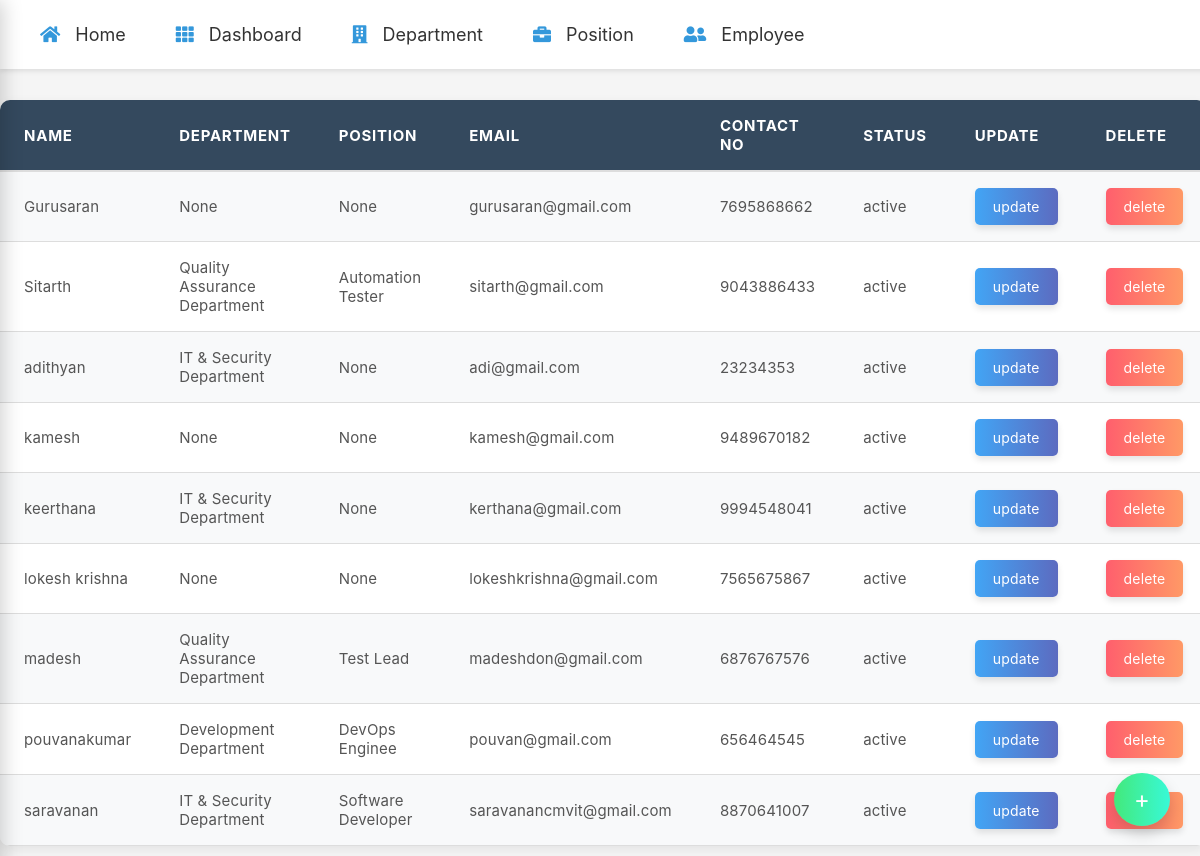
/emp_det, run on the app's committed database.
### base/models.py (models this page shows, shortened)
class EmpList(models.Model):
    GENDER_CHOICES = [
        ('male', 'Male'),
        ('female', 'Female'),
        ('other', 'Other'),
    ]
    COUNTRY_CHOICES = [
        ('IN', '+91'),  # India
        ('US', '+1'),   # United States
        ('AU', '+61'),  # Australia
        ('CA', '+1'),   # Canada
        ('UK', '+44'),  # United Kingdom
    ]
    name = models.CharField(max_length=255)
    gender = models.CharField(max_length=10, choices=GENDER_CHOICES)
    birthday = models.DateField()
    email = models.EmailField(unique=True)
    country_code = models.CharField(max_length=2, choices=COUNTRY_CHOICES)  # Country code
    contact_number = models.CharField(max_length=15)  # Adjust as necessary
    department = models.ForeignKey(Department,on_delete=models.SET_NULL, null=True, related_name='employees')
    position = models.ForeignKey(PositionList, on_delete=models.SET_NULL, null=True, related_name='employees')
    date_hired = models.DateField()
    monthly_salary = models.DecimalField(max_digits=10, decimal_places=2)
    status = models.BooleanField(default=True)  # Changed to BooleanField
    created = models.DateTimeField(auto_now_add=True, null=True)
    updated = models.DateTimeField(auto_now=True)
    class Meta:
        ordering = ['name']

class Department(models.Model):
    name = models.CharField(max_length=255, unique=True)
    description = models.TextField(blank=True, null=True)
    is_active = models.BooleanField(default=True)
    created = models.DateTimeField(auto_now_add=True, null=True)
    updated = models.DateTimeField(auto_now=True)
    class Meta:
        ordering = ['-updated', '-created']  # Existing ordering for Department
    def __str__(self):
        return self.name

class PositionList(models.Model):
    position = models.CharField(max_length=255)
    department = models.ForeignKey(Department,on_delete=models.SET_NULL, null=True, related_name='positions')
    description = models.TextField(blank=True, null=True)
    is_active = models.BooleanField(default=True)
    created = models.DateTimeField(auto_now_add=True, null=True)
    updated = models.DateTimeField(auto_now=True)
    class Meta:
        ordering = ['-updated', '-created']  # Existing ordering for PositionList
        unique_together = ('position', 'department')
    def __str__(self):
        return self.position

### base/views.py (the view)
# urls.py: path('emp_det',views.emp_data,name="emp_data"),
def emp_data(request):
    data = EmpList.objects.all()
    context = {'data':data}
    return render(request,'base/employee_templates/emp_det.html',context)

### base/templates/base/employee_templates/emp_det.html
{% extends 'nav_bar.html' %}
{% load static  %}
    {% block extra_css %}
        <link rel="stylesheet" type="text/css" href="{% static 'styles/table_style.css' %}">
    {% endblock %}
    {% block content %}
    <h1>Details of the employee</h1>
    <table class="styled-table">
        <tr>
            <th>Name</th>
            <th>department</th>
            <th>position</th>
            <th>Email</th>
            <th>Contact no</th>
            <th>status</th>
            <th>update</th>
            <th>delete</th>
        </tr>
    {% for i in data %}
        <tr>
            <td>{{i.name}}</td>
            <td>{{i.department}}</td>
            <td>{{i.position}}</td>
            <td>{{i.email}}</td>
            <td>{{i.contact_number}}</td>
            {% if i.status %}
                <td>active</td>
            {% else %}
                <td>inactive</td>
            {% endif %}
            <td>
                <a class="btn-update" href="{% url 'update_emp_page' i.id %}">update</a>
            </td>
            <td>
                <a class="btn-delete" href="{% url 'delete_emp_page' i.id %}">delete</a>
            </td>
        </tr>
    {% endfor %}
</table>
    <a  id ='id1' href="{% url 'create_emp' %}">+</a>
    {% endblock %}

### static/styles/table_style.css (style rules this page uses)
body { font-family: -apple-system, BlinkMacSystemFont, "Segoe UI", "Helvetica Neue", Arial, sans-serif; background-color: #f5f5f5; }
.styled-table { width: 95%; max-width: 1200px; margin: 40px auto 10px auto; border-spacing: 0; border-collapse: collapse; background-color: #ffffff; color: #333333; box-shadow: 0 4px 12px rgba(0, 0, 0, 0.07); border-radius: 10px; overflow: hidden; transition: transform 0.3s ease, box-shadow 0.3s ease; font-size: 16px; font-weight: 500; letter-spacing: 0.02em; }
.styled-table th { background-color: #34495e; color: #ffffff; padding: 16px 24px; text-transform: uppercase; font-weight: 700; text-align: left; font-size: 15px; letter-spacing: 0.05em; border-bottom: 2px solid #ddd; }
.styled-table tr:nth-child(even) { background-color: #f8f9fa; }
.styled-table tr:nth-child(odd) { background-color: #ffffff; }
.styled-table td { padding: 16px 24px; color: #555555; font-size: 15px; font-weight: 400; letter-spacing: 0.01em; border-bottom: 1px solid #ddd; transition: background-color 0.3s ease, box-shadow 0.3s ease; }
.btn-update, .btn-delete { padding: 10px 18px; font-size: 14px; color: #ffffff; border: none; border-radius: 5px; cursor: pointer; display: inline-block; text-decoration: none; transition: background-color 0.3s ease, transform 0.2s ease, box-shadow 0.3s ease; }
.btn-update { background: linear-gradient(to right, #42a5f5, #5c6bc0); box-shadow: 0 4px 6px rgba(0, 0, 0, 0.1); }
.btn-delete { background: linear-gradient(to right, #ff5f6d, #ff9966); box-shadow: 0 4px 6px rgba(0, 0, 0, 0.1); }
#id1 { display: inline-block; padding: 12px 20px; font-size: 24px; background: linear-gradient(to right, #43e97b, #38f9d7); color: white; border-radius: 50%; text-decoration: none; position: fixed; bottom: 30px; right: 30px; box-shadow: 0 8px 16px rgba(0, 0, 0, 0.15); transition: background-color 0.3s ease, transform 0.3s ease; }

### templates/nav_bar.html (style rules this page uses)
body { font-family: 'Arial', sans-serif; margin: 0; padding: 0; background: #f9f9f9; color: #333333; }

### data on the page
EmpList: name "Gurusaran", department "None", position "None", email "gurusaran@gmail.com", contact_number "7695868662", status "active"
EmpList: name "Sitarth", department "Quality Assurance Department", position "Automation Tester", email "sitarth@gmail.com", contact_number "9043886433", status "active"
EmpList: name "adithyan", department "IT & Security Department", position "None", email "adi@gmail.com", contact_number "23234353", status "active"
EmpList: name "kamesh", department "None", position "None", email "kamesh@gmail.com", contact_number "9489670182", status "active"
EmpList: name "keerthana", department "IT & Security Department", position "None", email "kerthana@gmail.com", contact_number "9994548041", status "active"
EmpList: name "lokesh krishna", department "None", position "None", email "lokeshkrishna@gmail.com", contact_number "7565675867", status "active"
EmpList: name "madesh", department "Quality Assurance Department", position "Test Lead", email "madeshdon@gmail.com", contact_number "6876767576", status "active"
EmpList: name "pouvanakumar", department "Development Department", position "DevOps Enginee", email "pouvan@gmail.com", contact_number "656464545", status "active"
EmpList: name "saravanan", department "IT & Security Department", position "Software Developer", email "saravanancmvit@gmail.com", contact_number "8870641007", status "active"
